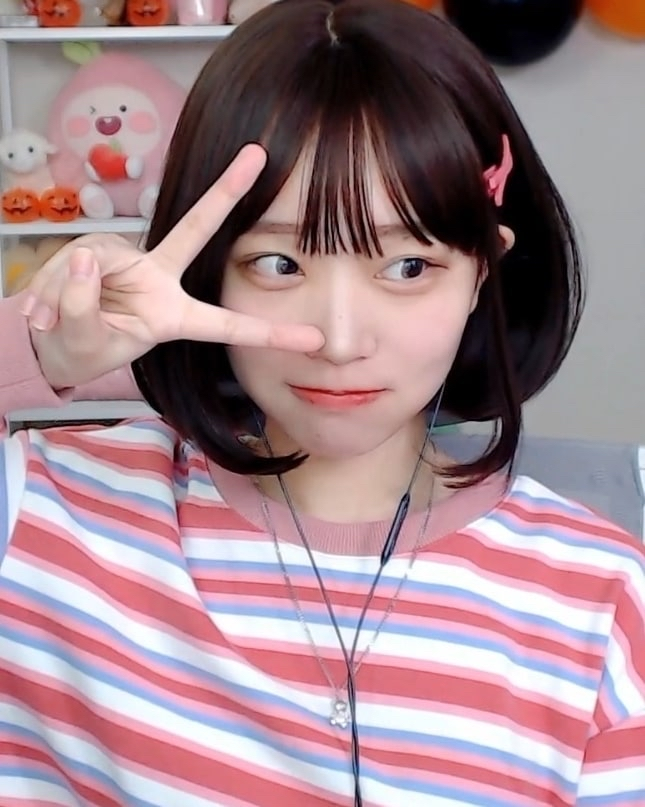
#> input picture homework/namin.jpg, 645 x 807 px, found by its file name
$ python HistogramBGR.py
#> lines starting #> are read from the running program, lines starting #| are printed output that depends on the picture
import cv2
import matplotlib.pyplot as plt

'''
這是三個通道個別計算均質化的結果
'''

img = cv2.imread("./homework/namin.jpg", -1)
#> img is the input picture: shape (807, 645, 3); mean B, G, R 140.5, 132.8, 162.8
cv2.imshow("Namin", img)
grayCount = [[0] * 256, [0] * 256, [0] * 256]
w,h,c = img.shape
#> w = 807; h = 645; c = 3
if(c==4):
    c -= 1

for x in range(w):
    for y in range(h):
        for z in range(c):
            grayCount[z][img[x][y][z]] += 1

grayCDFList = [[0] * 256, [0] * 256, [0] * 256]

for i in range(c):
    sum = 0
    for j in range(256):
        sum += grayCount[i][j]
        grayCDFList[i][j] = sum

# 連續均質化

time = int(input("輸入均質化次數: "))
#> the answer given: 3
for i in range(time):
    for x in range(w):
        for y in range(h):
            for z in range(c):
                img[x][y][z] = grayCDFList[z][img[x][y][z]] / grayCDFList[z][-1] * 255
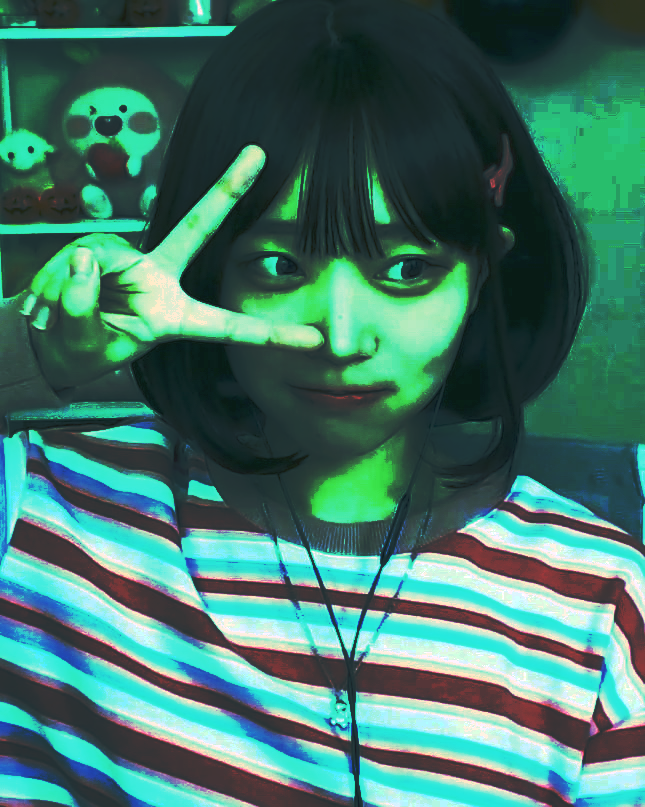
#> img: shape (807, 645, 3); mean B, G, R 105.7, 118.1, 66.5

# [4 lines of commented-out code are left out]

cv2.imshow("NaminAFTER", img)
cv2.waitKey()

$ run again, with homework/9112.jpg copied over homework/namin.jpg
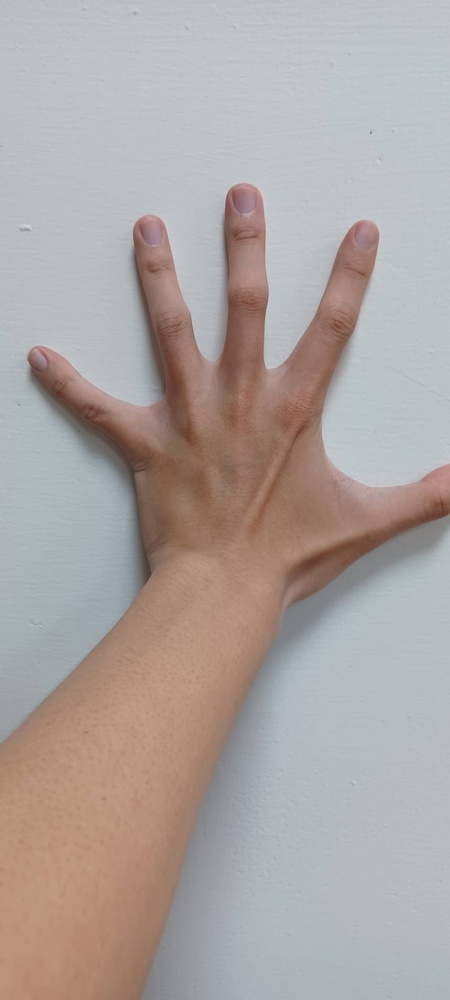
#> input picture homework/9112.jpg, 450 x 1000 px, shrunk from 858 x 1907 before the run, found by its file name
#> img is the input picture: shape (1000, 450, 3); mean B, G, R 161.7, 164, 172.6
#> after the loop `for i in range(time):`:
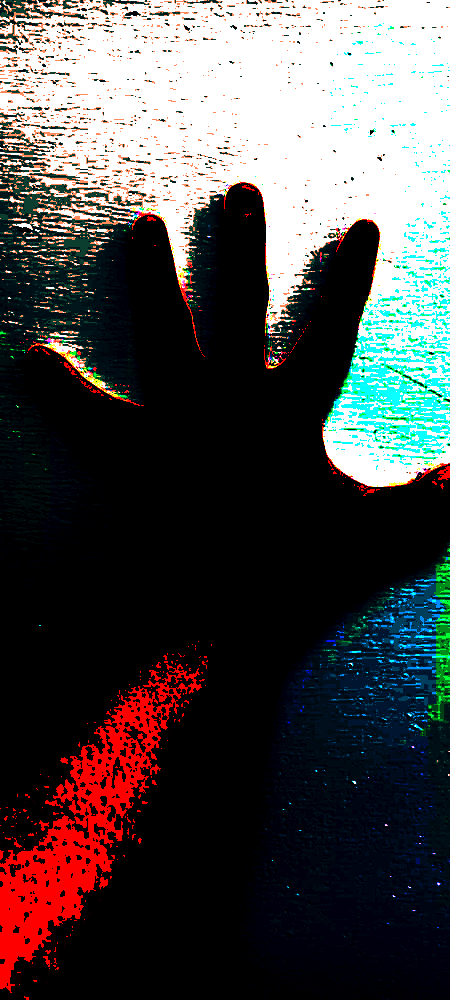
#> img: shape (1000, 450, 3); mean B, G, R 72.6, 72.3, 74.8

$ run again, with homework/w644.jpg copied over homework/namin.jpg
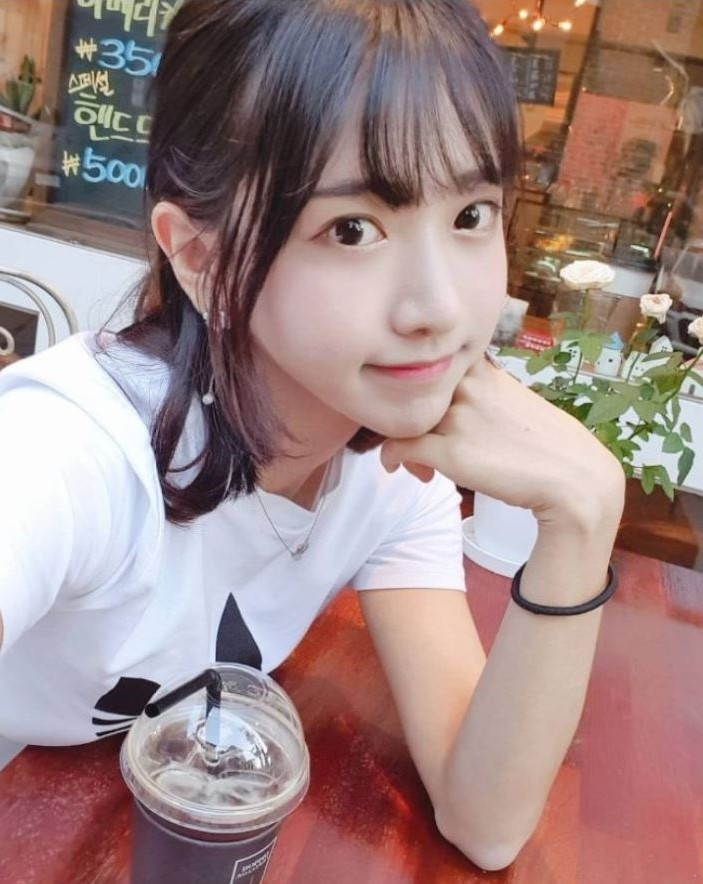
#> input picture homework/w644.jpg, 703 x 884 px, found by its file name
#> img is the input picture: shape (884, 703, 3); mean B, G, R 132.1, 133.7, 159
#> after the loop `for i in range(time):`:
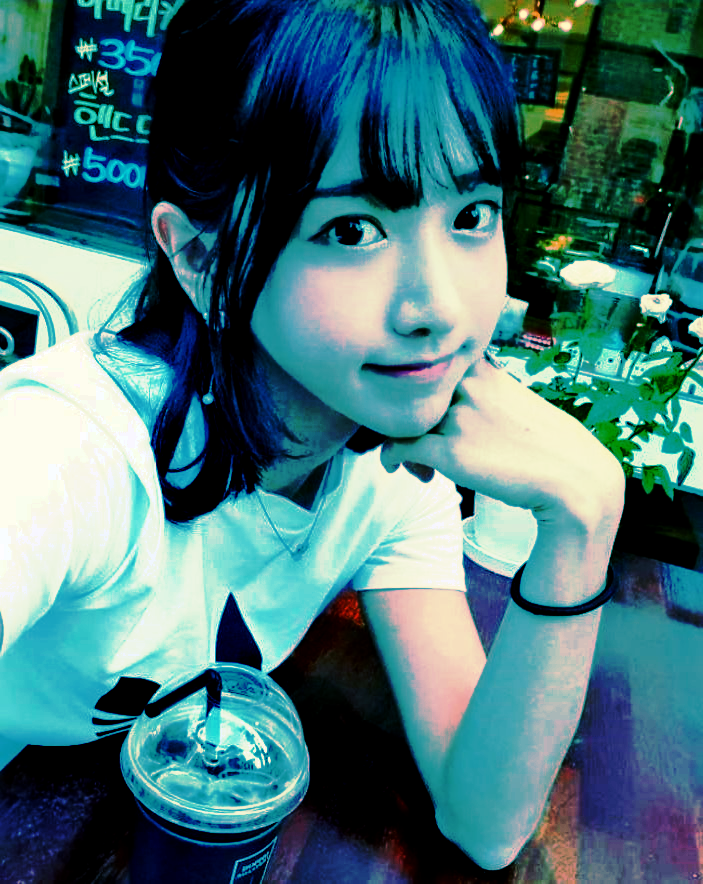
#> img: shape (884, 703, 3); mean B, G, R 119.4, 116.4, 72.2
